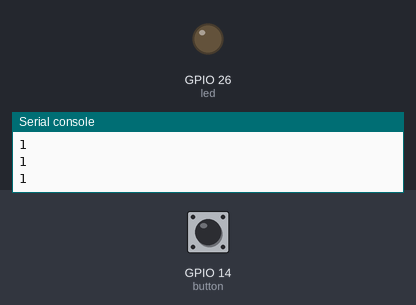
Bench run of a program on a simulated ESP32 board running MicroPython. Shown: output pins drawn as LEDs (lit = HIGH), the last lines printed to the serial console. The test bench sets the inputs (shaded band); at power-on: GPIO 14 (button) HIGH.

Above: at 1.2 s.
1.3 s: GPIO 14 (button) pulled LOW for 0.15 s
At 1.4 s:
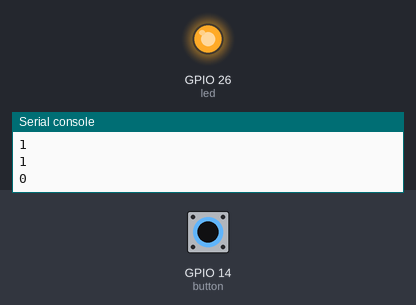
3.0 s: GPIO 14 (button) pulled LOW for 3.2 s
At 6.6 s:
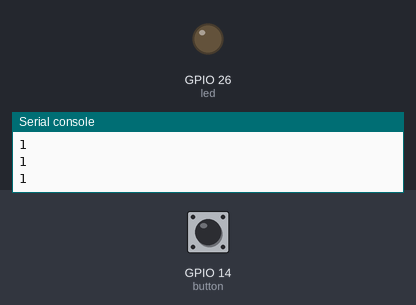
Timing chart, 0 to 8.1 s (numbered marks = the images above; inputs shaded):
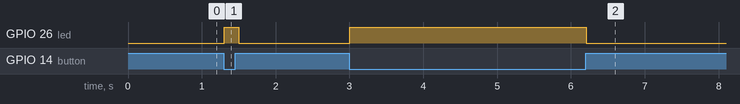

Measured:
- after the input at 1.3 s, GPIO 26 (led): LOW → HIGH at once, → LOW 0.20 s later
- after the input at 3.0 s, GPIO 26 (led): LOW → HIGH at once, → LOW 3.2 s later

The program:

step1_button_led.py
```python
from machine import Pin
import time

button = Pin(14, Pin.IN, Pin.PULL_UP)  # 풀업: 떼면 1, 누르면 0
led = Pin(26, Pin.OUT)

while True:
    print(button.value())  # 지금 버튼 값 찍기
    if button.value() == 0:  # 눌렸으면
        led.value(1)
    else:
        led.value(0)
    time.sleep(0.1)
```
